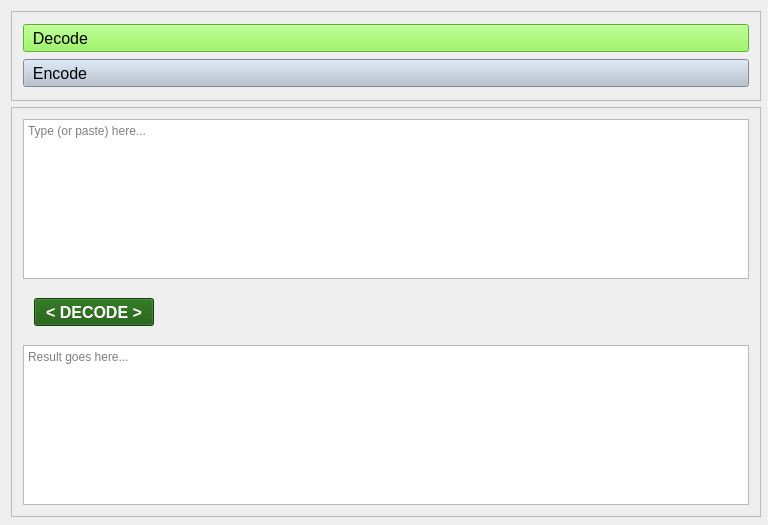
<?xml version="1.0" encoding="UTF-8"?>
<ui version="4.0">
 <class>MainWindow</class>
 <widget class="QMainWindow" name="MainWindow">
  <property name="geometry">
   <rect>
    <x>0</x>
    <y>0</y>
    <width>768</width>
    <height>525</height>
   </rect>
  </property>
  <property name="minimumSize">
   <size>
    <width>750</width>
    <height>525</height>
   </size>
  </property>
  <property name="maximumSize">
   <size>
    <width>768</width>
    <height>525</height>
   </size>
  </property>
  <property name="windowTitle">
   <string>MainWindow</string>
  </property>
  <widget class="QWidget" name="centralWidget">
   <layout class="QVBoxLayout" name="verticalLayout_5">
    <item>
     <widget class="QFrame" name="frame_mode">
      <property name="minimumSize">
       <size>
        <width>750</width>
        <height>90</height>
       </size>
      </property>
      <property name="maximumSize">
       <size>
        <width>750</width>
        <height>90</height>
       </size>
      </property>
      <property name="frameShape">
       <enum>QFrame::StyledPanel</enum>
      </property>
      <property name="frameShadow">
       <enum>QFrame::Raised</enum>
      </property>
      <layout class="QVBoxLayout" name="verticalLayout">
       <item>
        <widget class="QPushButton" name="btn_decodeMode">
         <property name="minimumSize">
          <size>
           <width>100</width>
           <height>28</height>
          </size>
         </property>
         <property name="maximumSize">
          <size>
           <width>111111</width>
           <height>28</height>
          </size>
         </property>
         <property name="font">
          <font>
           <pointsize>12</pointsize>
          </font>
         </property>
         <property name="focusPolicy">
          <enum>Qt::WheelFocus</enum>
         </property>
         <property name="styleSheet">
          <string notr="true">text-align: left;
background-color: #84f542;
color: black;</string>
         </property>
         <property name="text">
          <string>  Decode</string>
         </property>
        </widget>
       </item>
       <item>
        <widget class="QPushButton" name="btn_encodeMode">
         <property name="minimumSize">
          <size>
           <width>100</width>
           <height>28</height>
          </size>
         </property>
         <property name="maximumSize">
          <size>
           <width>11111</width>
           <height>28</height>
          </size>
         </property>
         <property name="font">
          <font>
           <pointsize>12</pointsize>
          </font>
         </property>
         <property name="styleSheet">
          <string notr="true">text-align: left;
background-color: #b4becf;
color: black;</string>
         </property>
         <property name="text">
          <string>  Encode</string>
         </property>
        </widget>
       </item>
      </layout>
     </widget>
    </item>
    <item>
     <widget class="QFrame" name="frame_main">
      <property name="minimumSize">
       <size>
        <width>750</width>
        <height>410</height>
       </size>
      </property>
      <property name="maximumSize">
       <size>
        <width>750</width>
        <height>410</height>
       </size>
      </property>
      <property name="frameShape">
       <enum>QFrame::StyledPanel</enum>
      </property>
      <property name="frameShadow">
       <enum>QFrame::Raised</enum>
      </property>
      <layout class="QVBoxLayout" name="verticalLayout_4">
       <item>
        <widget class="QTextEdit" name="textEdit_input">
         <property name="minimumSize">
          <size>
           <width>0</width>
           <height>160</height>
          </size>
         </property>
         <property name="maximumSize">
          <size>
           <width>16777215</width>
           <height>160</height>
          </size>
         </property>
         <property name="placeholderText">
          <string>Type (or paste) here...</string>
         </property>
        </widget>
       </item>
       <item>
        <widget class="QStackedWidget" name="widget_swapButtons">
         <property name="currentIndex">
          <number>0</number>
         </property>
         <widget class="QWidget" name="page_decode">
          <layout class="QVBoxLayout" name="verticalLayout_3">
           <item>
            <widget class="QPushButton" name="btn_decode">
             <property name="minimumSize">
              <size>
               <width>120</width>
               <height>28</height>
              </size>
             </property>
             <property name="maximumSize">
              <size>
               <width>120</width>
               <height>28</height>
              </size>
             </property>
             <property name="font">
              <font>
               <pointsize>12</pointsize>
               <weight>75</weight>
               <bold>true</bold>
              </font>
             </property>
             <property name="styleSheet">
              <string notr="true">background-color: #155708;
color: white;</string>
             </property>
             <property name="text">
              <string>&lt; DECODE &gt;</string>
             </property>
            </widget>
           </item>
          </layout>
         </widget>
         <widget class="QWidget" name="page_encode">
          <layout class="QVBoxLayout" name="verticalLayout_2">
           <item>
            <widget class="QPushButton" name="btn_encode">
             <property name="minimumSize">
              <size>
               <width>120</width>
               <height>28</height>
              </size>
             </property>
             <property name="maximumSize">
              <size>
               <width>120</width>
               <height>28</height>
              </size>
             </property>
             <property name="font">
              <font>
               <pointsize>12</pointsize>
               <weight>75</weight>
               <bold>true</bold>
              </font>
             </property>
             <property name="styleSheet">
              <string notr="true">background-color: #155708;
color: white;</string>
             </property>
             <property name="text">
              <string>&lt; ENCODE &gt;</string>
             </property>
            </widget>
           </item>
          </layout>
         </widget>
        </widget>
       </item>
       <item>
        <widget class="QTextEdit" name="textEdit_output">
         <property name="minimumSize">
          <size>
           <width>0</width>
           <height>160</height>
          </size>
         </property>
         <property name="maximumSize">
          <size>
           <width>16777215</width>
           <height>160</height>
          </size>
         </property>
         <property name="placeholderText">
          <string>Result goes here...</string>
         </property>
        </widget>
       </item>
      </layout>
     </widget>
    </item>
   </layout>
  </widget>
 </widget>
 <layoutdefault spacing="6" margin="11"/>
 <resources/>
 <connections/>
</ui>
